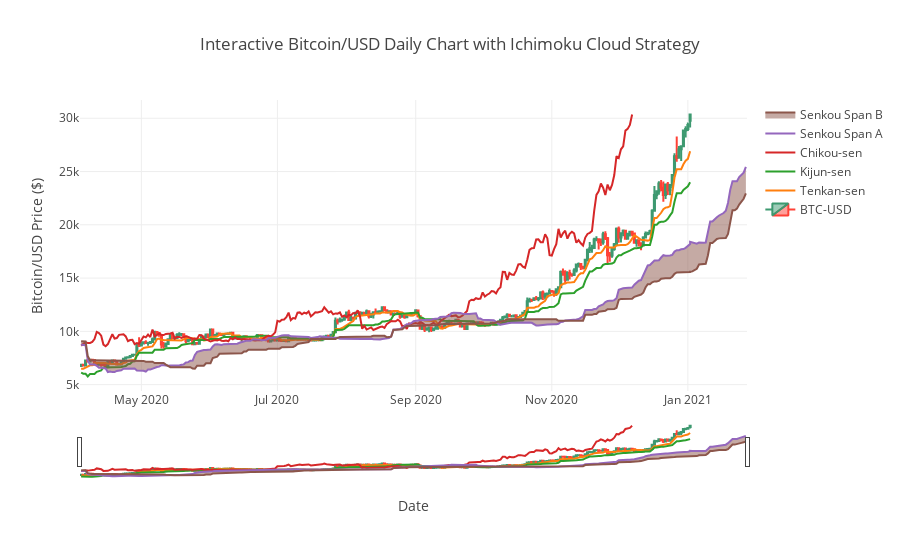

The notebook cell saved with this chart:
### Markdown cell above
### Graph I Comments:

The graph is good to glimpse at but unfortunately, it has far too many cons: it does not show BTC as candlesticks. We could modify the code by using "from mpl_finance import candlestick_ohlc" library to showcase BTC/USD nicely. Another downside is that the graph looks very condensed. The time axis is not shown by the actual date but by days passed. The graph does not allow the user to interact with the details of the graph, which is a big bummer in my opinion. Let us see Method 2 using Plotly to get around this problem.

### Code cell
# Method 2 Plotting using Plotly:

df= df.tail(300)

fig = go.Figure(data=[go.Candlestick(name="BTC-USD",x=df['Date'],
                open=df['Open'],
                high=df['High'],
                low=df['Low'],
                close=df['Close'])])

fig.add_scatter(x=df['Date'], y=df['tenkan_sen'], name="Tenkan-sen", mode='lines')
fig.add_scatter(x=df['Date'], y=df['kijun_sen'],name="Kijun-sen", mode='lines')
fig.add_scatter(x=df['Date'], y=df['chikou_span'], name="Chikou-sen", mode='lines')
fig.add_scatter(x=df['Date'], y=df['senkou_span_a'], name="Senkou Span A", mode='lines')
fig.add_scatter(x=df['Date'], y=df['senkou_span_b'], fill='tonexty',name="Senkou Span B", mode='lines')

fig.layout.update(
    title='Interactive Bitcoin/USD Daily Chart with Ichimoku Cloud Strategy',
    xaxis_title='Date',
    yaxis_title='Bitcoin/USD Price ($)'
)


fig.show()

### Figure 1 — Plotly figure (JSON) as saved in the notebook; plotly's stock layout.template omitted (floating-point values rounded to 4 significant figures; data arrays with more than 128 entries replaced by an {"elided": "..."} marker saying what was removed)
{"data": [{"close": {"elided": "300 float values"}, "high": {"elided": "300 float values"}, "low": {"elided": "300 float values"}, "name": "BTC-USD", "open": {"elided": "300 float values"}, "type": "candlestick", "uid": "82b9a7cb-674a-45ad-8a8f-469a5d3e0a0c", "x": {"elided": "300 str values"}}, {"mode": "lines", "name": "Tenkan-sen", "type": "scatter", "uid": "580fdfe1-3fd9-4f25-8c9b-46740548615c", "x": {"elided": "300 str values"}, "y": {"elided": "300 float values"}}, {"mode": "lines", "name": "Kijun-sen", "type": "scatter", "uid": "443c27c7-3f0e-404f-a396-45d071545aca", "x": {"elided": "300 str values"}, "y": {"elided": "300 float values"}}, {"mode": "lines", "name": "Chikou-sen", "type": "scatter", "uid": "206cab8c-1ba3-4eb3-9eb9-b5b430a8e5aa", "x": {"elided": "300 str values"}, "y": {"elided": "300 float values"}}, {"mode": "lines", "name": "Senkou Span A", "type": "scatter", "uid": "8f251dbf-f1ea-4229-a0d3-cc0e295b745d", "x": {"elided": "300 str values"}, "y": {"elided": "300 float values"}}, {"fill": "tonexty", "mode": "lines", "name": "Senkou Span B", "type": "scatter", "uid": "e3e03013-d306-4ba2-bec5-7a5dd3bcd58d", "x": {"elided": "300 str values"}, "y": {"elided": "300 float values"}}], "layout": {"title": {"text": "Interactive Bitcoin/USD Daily Chart with Ichimoku Cloud Strategy"}, "xaxis": {"title": {"text": "Date"}}, "yaxis": {"title": {"text": "Bitcoin/USD Price ($)"}}}}
